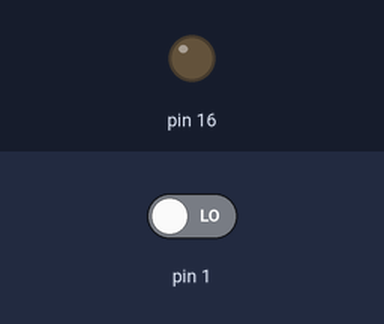
A sketch run on a simulated Arduino Uno, built with avr-gcc and run on an emulated ATmega328P. Parts: output pins drawn as LEDs (lit = HIGH). Inputs (shaded band) come from the test bench; at power-on: pin 1 LOW.

Above: at 1.8 s.
1.9 s: pin 1 driven HIGH
At 3.0 s:
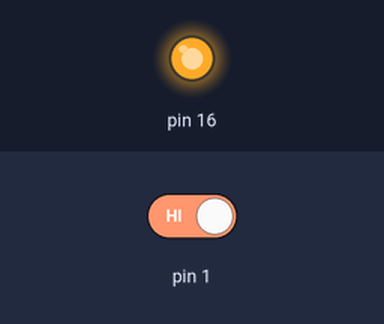
3.5 s: pin 1 driven LOW
At 4.1 s:
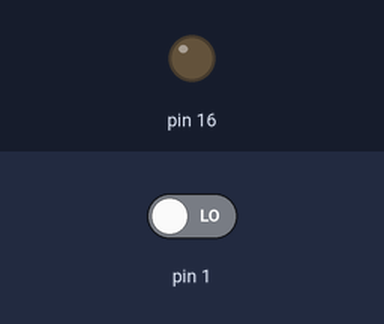
Timing chart, 0 to 6.5 s (numbered marks = the images above; inputs shaded):
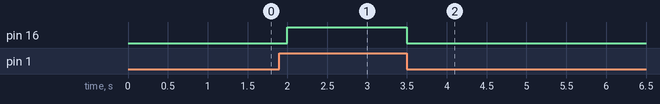

Measured:
- after the input at 1.9 s, pin 16: LOW → HIGH after 0.10 s
- after the input at 3.5 s, pin 16: HIGH → LOW at once

The sketch:

Button_LED.ino
```cpp
bool val;
void setup() {
  // put your setup code here, to run once:
pinMode(01,INPUT);
pinMode(16,OUTPUT);
}

void loop() {
  // put your main code here, to run repeatedly:
val=digitalRead(01);
digitalWrite(16,val);
delay(500);
}
```
